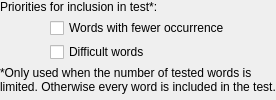
          <widget class="QWidget" name="singlePage">
           <layout class="QFormLayout" name="formLayout_3">
            <property name="horizontalSpacing">
             <number>10</number>
            </property>
            <property name="verticalSpacing">
             <number>4</number>
            </property>
            <property name="leftMargin">
             <number>0</number>
            </property>
            <property name="topMargin">
             <number>0</number>
            </property>
            <property name="rightMargin">
             <number>0</number>
            </property>
            <property name="bottomMargin">
             <number>0</number>
            </property>
            <item row="0" column="0" colspan="2">
             <widget class="QLabel" name="label_3">
              <property name="text">
               <string>Priorities for inclusion in test*:</string>
              </property>
             </widget>
            </item>
            <item row="1" column="0">
             <spacer name="singleSpacer">
              <property name="orientation">
               <enum>Qt::Horizontal</enum>
              </property>
              <property name="sizeType">
               <enum>QSizePolicy::Fixed</enum>
              </property>
              <property name="sizeHint" stdset="0">
               <size>
                <width>40</width>
                <height>5</height>
               </size>
              </property>
             </spacer>
            </item>
            <item row="1" column="1">
             <widget class="QCheckBox" name="prefNewBox">
              <property name="sizePolicy">
               <sizepolicy hsizetype="Fixed" vsizetype="Fixed">
                <horstretch>0</horstretch>
                <verstretch>0</verstretch>
               </sizepolicy>
              </property>
              <property name="text">
               <string>Words with fewer occurrence</string>
              </property>
             </widget>
            </item>
            <item row="2" column="1">
             <widget class="QCheckBox" name="prefDifBox">
              <property name="sizePolicy">
               <sizepolicy hsizetype="Fixed" vsizetype="Fixed">
                <horstretch>0</horstretch>
                <verstretch>0</verstretch>
               </sizepolicy>
              </property>
              <property name="text">
               <string>Difficult words</string>
              </property>
             </widget>
            </item>
            <item row="3" column="0" colspan="2">
             <widget class="QLabel" name="label">
              <property name="text">
               <string>*Only used when the number of tested words is limited. Otherwise every word is included in the test.</string>
              </property>
              <property name="wordWrap">
               <bool>true</bool>
              </property>
             </widget>
            </item>
           </layout>
          </widget>
